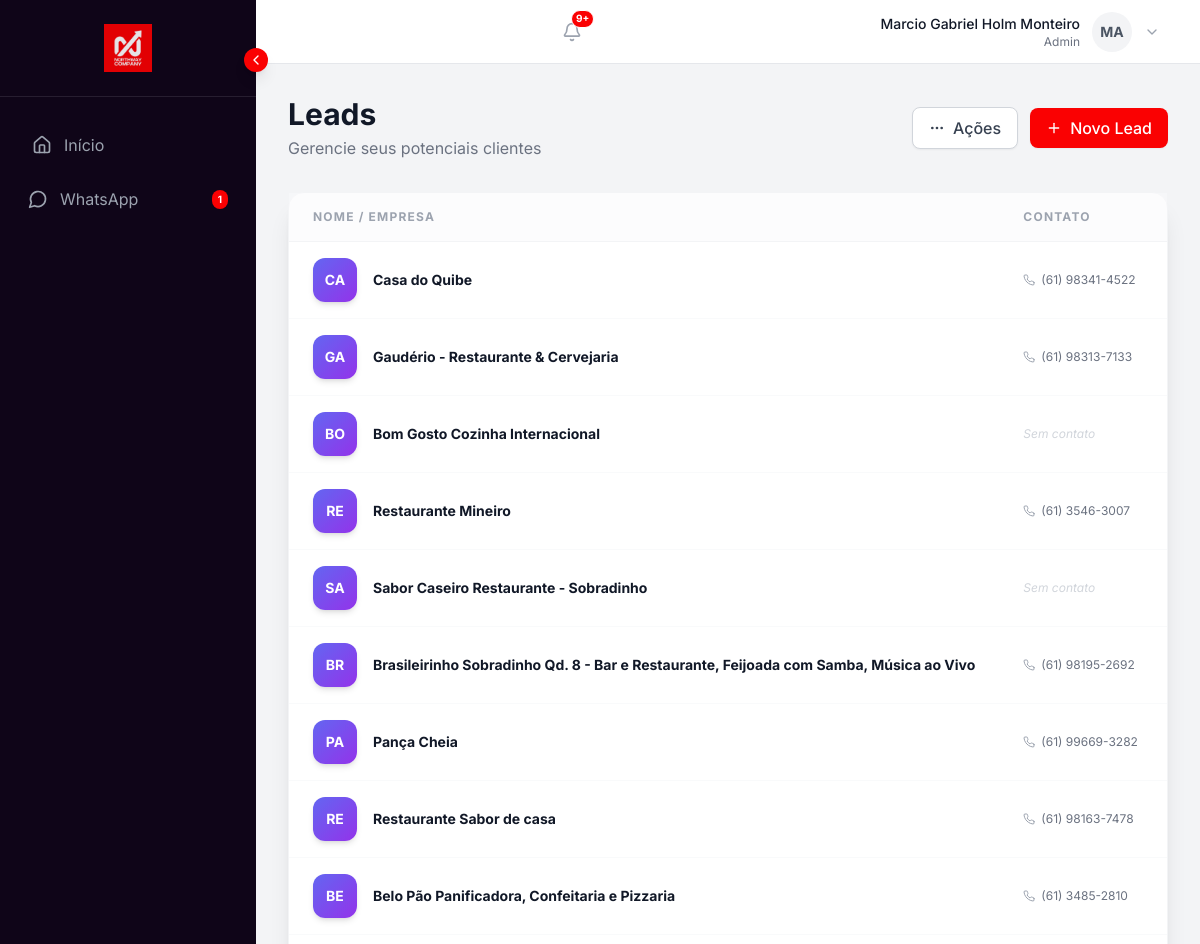
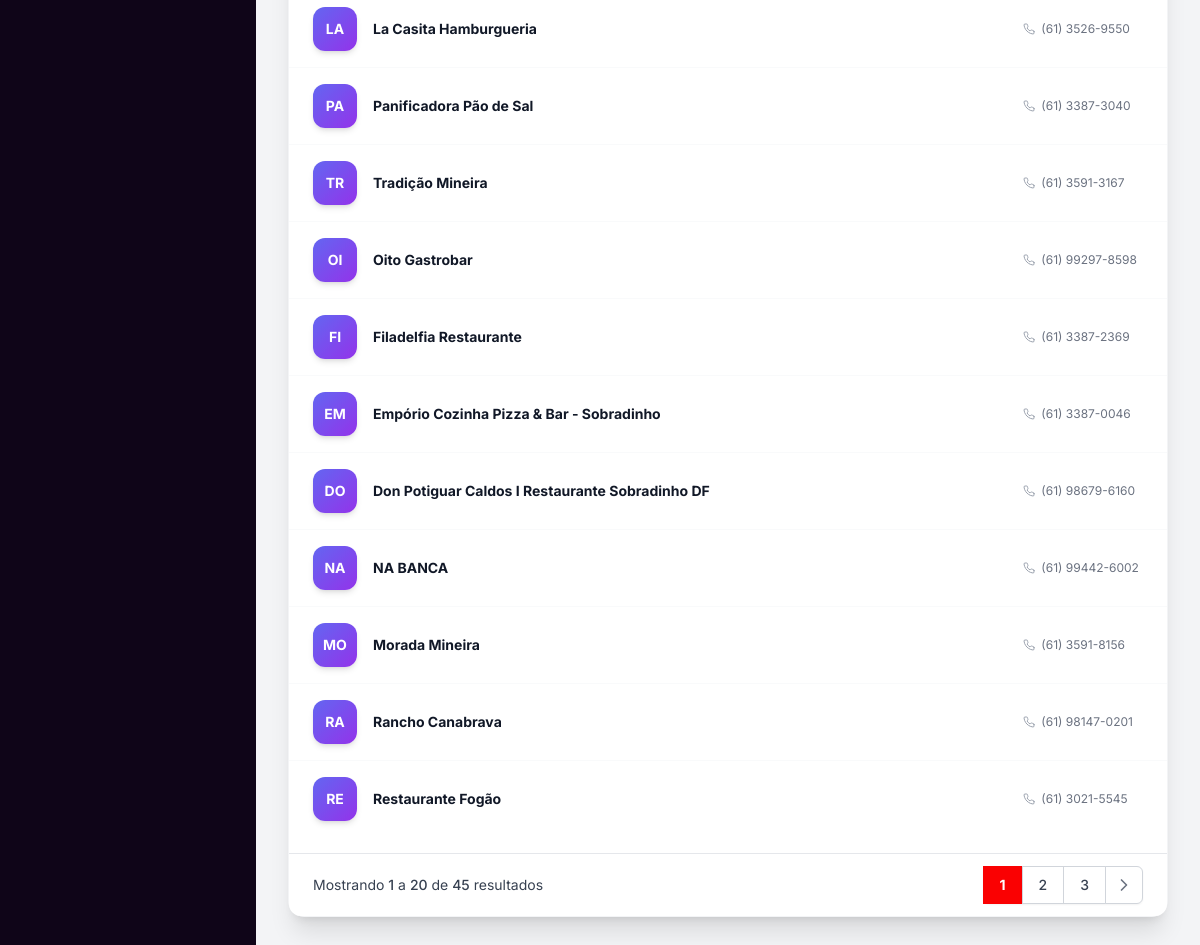
Page /leads (signed in) on the committed database (2 pictures, top to bottom).
### models.py (models this page shows, shortened)
class User(UserMixin, db.Model):
    id = db.Column(db.Integer, primary_key=True)
    name = db.Column(db.String(100), nullable=False)
    email = db.Column(db.String(120), unique=True, nullable=False)
    supabase_uid = db.Column(db.String(100), unique=True, nullable=True)
    password_hash = db.Column(db.String(200), nullable=False)
    password_hash = db.Column(db.String(200), nullable=False)
    role = db.Column(db.String(20), nullable=False, default=ROLE_SALES) # Legacy/Fallback
    role_id = db.Column(db.Integer, db.ForeignKey('role.id'), nullable=True) # New RBAC
    company_id = db.Column(db.Integer, db.ForeignKey('company.id'), nullable=True) # Nullable for Supabase Auth Triggers
    created_at = db.Column(db.DateTime, default=datetime.utcnow)
    profile_image = db.Column(db.String(150), nullable=True)
    phone = db.Column(db.String(20), nullable=True)
    status_message = db.Column(db.String(100), nullable=True)
    is_super_admin = db.Column(db.Boolean, default=False)
    onboarding_dismissed = db.Column(db.Boolean, default=False)
    leads = db.relationship('Lead', backref='assigned_user', lazy=True)
    allowed_pipelines = db.relationship('Pipeline', secondary=user_pipeline_association, backref=db.backref('allowed_users', lazy='dynamic'))
    def has_permission(self, permission):
        if self.is_super_admin:
            return True
        if self.user_role and self.user_role.permissions:
            return permission in self.user_role.permissions

class Lead(db.Model):
    id = db.Column(db.Integer, primary_key=True)
    name = db.Column(db.String(100), nullable=False)
    phone = db.Column(db.String(50))
    email = db.Column(db.String(120))
    source = db.Column(db.String(50))
    status = db.Column(db.String(20), default=LEAD_STATUS_NEW)
    interest = db.Column(db.String(100))
    notes = db.Column(db.Text)
    company_id = db.Column(db.Integer, db.ForeignKey('company.id'), nullable=False)
    pipeline_id = db.Column(db.Integer, db.ForeignKey('pipeline.id'), nullable=True) # Nullable for transition / inbox
    pipeline_stage_id = db.Column(db.Integer, db.ForeignKey('pipeline_stage.id'))
    assigned_to_id = db.Column(db.Integer, db.ForeignKey('user.id'))
    created_at = db.Column(db.DateTime, default=datetime.utcnow)
    interactions = db.relationship('Interaction', backref='lead', lazy=True)
    tasks = db.relationship('Task', backref='lead', lazy=True)
    pipeline_stage = db.relationship('PipelineStage', backref='stage_leads')
    client_id = db.Column(db.Integer, db.ForeignKey('client.id'), nullable=True)
    bant_budget = db.Column(db.String(100), nullable=True) # Orbe/Faixa
    bant_authority = db.Column(db.String(100), nullable=True) # Decisor/Influenciador
    bant_need = db.Column(db.Text, nullable=True) # Necessidade detalhada
    bant_timeline = db.Column(db.String(100), nullable=True) # Prazo estimado
    website = db.Column(db.String(200), nullable=True)
    address = db.Column(db.String(255), nullable=True)
    profile_pic_url = db.Column(db.String(500), nullable=True) # WhatsApp Profile Pic

### routes/leads.py (the view)
@leads_bp.route('/leads')
@login_required
def leads():
    if not current_user.company_id:
        abort(403)
    page = request.args.get('page', 1, type=int)
    per_page = 20
    query = Lead.query.filter(Lead.company_id == current_user.company_id)
    status = request.args.get('status')
    source = request.args.get('source')
    assigned_to = request.args.get('assigned_to')
    if status:
        query = query.filter_by(status=status)
    if source:
        query = query.filter_by(source=source)
    if assigned_to:
        query = query.filter_by(assigned_to_id=int(assigned_to))
    pagination = query.options(
        db.joinedload(Lead.assigned_user),
        db.joinedload(Lead.pipeline_stage)
    ).order_by(Lead.created_at.desc()).paginate(page=page, per_page=per_page, error_out=False)
    leads_list = pagination.items
    from models import User # Lazy import
    users = User.query.filter(User.company_id == current_user.company_id).all()
    return render_template('leads.html', leads=leads_list, pagination=pagination, users=users)

### templates/leads.html (shortened to what this page needs)
{% extends "base.html" %}
{% from "macros.html" import user_avatar, render_pagination %}
{% block content %}
<div class="flex-1 h-screen overflow-y-auto bg-gray-100 p-8">
    <div class="flex items-center justify-between mb-8">
        <div>
            <h1 class="text-3xl font-bold text-gray-900">Leads</h1>
            <p class="text-gray-500 mt-1">Gerencie seus potenciais clientes</p>
        </div>
        <div class="flex items-center gap-3">
            <div class="relative">
                <button onclick="togglePageDropdown('actionsDropdown')"
                    class="bg-white border border-gray-300 text-gray-700 px-4 py-2 rounded-lg hover:bg-gray-50 transition-colors flex items-center gap-2 font-medium shadow-sm">
                    <i data-lucide="more-horizontal" class="w-4 h-4"></i>
                    Ações
                </button>
            </div>
            <button onclick="toggleModal('createLeadModal')"
                class="bg-northway-red text-white px-4 py-2 rounded-lg hover:bg-red-700 transition-colors flex items-center gap-2 shadow-sm font-medium">
                <i data-lucide="plus" class="w-4 h-4"></i>
                Novo Lead
            </button>
        </div>
    </div>
    <div class="bg-white rounded-2xl shadow-xl border border-gray-100 flex flex-col">
        <div class="overflow-x-auto">
            <table class="w-full min-w-[1000px] divide-y divide-gray-100">
                <thead>
                    <tr class="bg-gray-50/50">
                        <th scope="col"
                            class="px-6 py-4 text-left text-xs font-bold text-gray-400 uppercase tracking-widest">
                            Nome / Empresa
                        </th>
                        <th scope="col"
                            class="px-6 py-4 text-left text-xs font-bold text-gray-400 uppercase tracking-widest">
                            Contato
                        </th>
                        <th scope="col"
                            class="px-6 py-4 text-left text-xs font-bold text-gray-400 uppercase tracking-widest">
                        </th>
                    </tr>
                </thead>
                <tbody class="divide-y divide-gray-50 bg-white">
                    {% for lead in leads %}
                    <tr class="group hover:bg-slate-50/80 transition-all duration-200 cursor-pointer clickable-row"
                        data-href="{{ url_for('leads.lead_details', id=lead.id) }}">
                        <td class="px-6 py-4 whitespace-nowrap">
                            <div class="flex items-center">
                                <div
                                    class="flex-shrink-0 h-11 w-11 bg-gradient-to-br from-indigo-500 to-purple-600 rounded-xl flex items-center justify-center text-white font-bold text-sm shadow-md group-hover:shadow-lg transition-all transform group-hover:scale-105">
                                    {{ lead.name[:2].upper() if lead.name else '?' }}
                                </div>
                                <div class="ml-4">
                                    <div
                                        class="text-sm font-bold text-gray-900 group-hover:text-northway-red transition-colors">
                                        {{ lead.name or 'Sem Nome' }}</div>
                                </div>
                            </div>
                        </td>
                        <td class="px-6 py-4 whitespace-nowrap">
                            <div class="flex flex-col gap-0.5">
                                {% if lead.phone %}
                                <div class="flex items-center gap-1.5 text-xs text-gray-500">
                                    <i data-lucide="phone" class="w-3 h-3 text-gray-400"></i>
                                    {{ lead.phone }}
                                </div>
                                {% else %}
                                <span class="text-xs text-gray-300 italic">Sem contato</span>
                                {% endif %}
                            </div>
                        </td>
                        <td class="px-6 py-4 whitespace-nowrap">
                        </td>
                            {% set status_colors = {
                            'new': 'bg-blue-50 text-blue-700 border-blue-100',
                            'contacted': 'bg-yellow-50 text-yellow-700 border-yellow-100',
                            'qualified': 'bg-purple-50 text-purple-700 border-purple-100',
                            'proposal': 'bg-orange-50 text-orange-700 border-orange-100',
                            'won': 'bg-green-50 text-green-700 border-green-100',
                            'lost': 'bg-red-50 text-red-700 border-red-100'
                            } %}
                    </tr>
                    {% endfor %}
                </tbody>
            </table>
        </div>
        {{ render_pagination(pagination, 'leads.leads') }}
    </div>
</div>
{% endblock %}

### templates/base.html (shortened to what this page needs)
<!DOCTYPE html>
<html lang="pt-BR">
<head>
    <script src="https://cdn.tailwindcss.com"></script>
</head>
<body
    class="bg-gray-50 text-gray-900 font-sans h-screen flex flex-col overflow-hidden selection:bg-northway-red selection:text-white">
    <div class="flex-1 flex flex-row overflow-hidden relative w-full h-full">
        {% if current_user.is_authenticated and not current_user.is_super_admin %}
        <aside id="sidebar"
            class="fixed inset-y-0 left-0 z-[70] transform -translate-x-full md:relative md:translate-x-0
               w-64 bg-northway-dark text-white flex flex-col flex-shrink-0 transition-transform duration-300 ease-in-out group md:h-full">
            <div class="hidden md:flex p-6 items-center justify-center border-b border-white/10 min-h-[5rem]">
                <img id="sidebar-logo" src="{{ url_for('static', filename='images/logo.png') }}" alt="NorthWay"
                    class="max-h-12 w-auto opacity-90 hover:opacity-100 transition-all duration-300">
            </div>
            <nav class="flex-1 px-4 py-6 space-y-2 overflow-y-auto no-scrollbar">
                <a href="{{ url_for('dashboard.home') }}"
                    class="flex items-center gap-3 px-4 py-3 text-gray-400 hover:text-white hover:bg-white/5 rounded-xl transition-colors whitespace-nowrap ">
                    <i data-lucide="home" class="w-5 h-5 flex-shrink-0"></i>
                    <span class="sidebar-text transition-opacity duration-300">Início</span>
                </a>
                <a href="{{ url_for('whatsapp.inbox') }}"
                    class="flex items-center justify-between px-3 py-2.5 rounded-lg hover:bg-white/10 transition-colors whitespace-nowrap {{ 'bg-northway-red text-white' if request.endpoint == 'whatsapp.inbox' else 'text-gray-400' }}">
                    <div class="flex items-center gap-3">
                        <i data-lucide="message-circle" class="w-5 h-5 flex-shrink-0"></i>
                        <span class="sidebar-text transition-opacity duration-300">WhatsApp</span>
                    </div>
                    <span id="whatsapp-unread-badge"
                        class="hidden sidebar-badge bg-northway-red text-white text-[10px] font-bold px-1.5 py-0.5 rounded-full flex-shrink-0">0</span>
                </a>
            </nav>
            <button id="sidebar-toggle" onclick="toggleSidebar()"
                class="hidden md:flex absolute -right-3 top-12 bg-northway-red text-white w-6 h-6 rounded-full items-center justify-center shadow-lg hover:bg-red-700 transition-colors z-50">
                <i data-lucide="chevron-left" class="w-4 h-4 transition-transform duration-300"
                    id="sidebar-toggle-icon"></i>
            </button>
        </aside>
        {% endif %}
        <main class="flex-1 flex flex-col min-w-0 overflow-hidden relative">
            {% if current_user.is_authenticated and not current_user.is_super_admin %}
            <header
                class="bg-white border-b border-gray-200 h-16 flex items-center justify-between px-8 flex-shrink-0 z-40">
                <div class="relative mr-4">
                    <button id="notification-btn"
                        class="text-gray-400 hover:text-gray-600 transition-colors relative p-2 rounded-full hover:bg-gray-100">
                        <i data-lucide="bell" class="w-5 h-5"></i>
                        <span id="notification-badge"
                            class="absolute top-1 right-1 w-2.5 h-2.5 bg-northway-red rounded-full hidden border border-white"></span>
                    </button>
                </div>
                <div class="relative">
                    <button onclick="toggleUserMenu()"
                        class="flex items-center gap-3 hover:bg-gray-50 p-2 rounded-lg transition-colors focus:outline-none">
                        <div class="text-right hidden md:block">
                            <p class="text-sm font-medium text-gray-900">{{ current_user.name }}</p>
                            <p class="text-xs text-gray-500">{{ current_user.role|capitalize }}</p>
                        </div>
                        <div
                            class="w-10 h-10 rounded-full bg-gray-100 flex items-center justify-center text-sm font-bold text-gray-600 overflow-hidden ring-2 ring-transparent hover:ring-gray-200 transition-all">
                            {% if current_user.profile_image %}
                            <img src="{{ url_for('static', filename='uploads/profiles/' + current_user.profile_image) }}"
                                alt="Profile" class="w-full h-full object-cover">
                            {% else %}
                            {{ current_user.name[:2].upper() }}
                            {% endif %}
                        </div>
                        <i data-lucide="chevron-down" class="w-4 h-4 text-gray-400"></i>
                    </button>
                </div>
            </header>
            {% endif %}
            {% block content %}{% endblock %}
        </main>
    </div>
</body>
</html>

### templates/macros.html (shortened to what this page needs)
{% macro render_pagination(pagination, endpoint) %}
{% if pagination.pages > 1 %}
<div class="flex items-center justify-between px-4 py-3 bg-white border-t border-gray-200 sm:px-6 mt-4 rounded-b-xl">
    <div class="hidden sm:flex-1 sm:flex sm:items-center sm:justify-between">
        <div>
            <p class="text-sm text-gray-700">
                Mostrando <span class="font-medium">{{ (pagination.page - 1) * pagination.per_page + 1 }}</span> a <span
                    class="font-medium">{{ (pagination.page - 1) * pagination.per_page + pagination.items|length
                    }}</span> de <span class="font-medium">{{ pagination.total }}</span> resultados
            </p>
        </div>
        <div>
            <nav class="relative z-0 inline-flex -space-x-px rounded-md shadow-sm" aria-label="Pagination">
                {% for page in pagination.iter_pages() %}
                {% if page %}
                {% if page != pagination.page %}
                <a href="{{ url_for(endpoint, page=page, **request.args) }}"
                    class="relative inline-flex items-center px-4 py-2 text-sm font-medium text-gray-700 bg-white border border-gray-300 hover:bg-gray-50">
                    {{ page }} </a>
                {% else %}
                <span
                    class="relative inline-flex items-center px-4 py-2 text-sm font-bold text-white bg-northway-red border border-northway-red cursor-default">
                    {{ page }} </span>
                {% endif %}
                {% else %}
                <span
                    class="relative inline-flex items-center px-4 py-2 text-sm font-medium text-gray-700 bg-white border border-gray-300 cursor-default">
                    ... </span>
                {% endif %}
                {% endfor %}
                {% if pagination.has_next %}
                <a href="{{ url_for(endpoint, page=pagination.next_num, **request.args) }}"
                    class="relative inline-flex items-center px-2 py-2 text-sm font-medium text-gray-500 bg-white border border-gray-300 rounded-r-md hover:bg-gray-50">
                    <i data-lucide="chevron-right" class="w-5 h-5"></i>
                </a>
                {% endif %}
            </nav>
        </div>
    </div>
</div>
{% endif %}
{% endmacro %}

### rows in the picture
User: name "Marcio Gabriel Holm Monteiro", role "Admin", name "MA"
Lead: name "CA", name "Casa do Quibe", phone "(61) 98341-4522"
Lead: name "GA", name "Gaudério - Restaurante & Cervejaria", phone "(61) 98313-7133"
Lead: name "BO", name "Bom Gosto Cozinha Internacional", shows "Sem contato"
Lead: name "RE", name "Restaurante Mineiro", phone "(61) 3546-3007"
Lead: name "SA", name "Sabor Caseiro Restaurante - Sobradinho", shows "Sem contato"
Lead: name "BR", name "Brasileirinho Sobradinho Qd. 8 - Bar e Restaurante, Feijoada com Samba, Música ao Vivo", phone "(61) 98195-2692"
Lead: name "PA", name "Pança Cheia", phone "(61) 99669-3282"
Lead: name "RE", name "Restaurante Sabor de casa", phone "(61) 98163-7478"
Lead: name "BE", name "Belo Pão Panificadora, Confeitaria e Pizzaria", phone "(61) 3485-2810"
Lead: name "LA", name "La Casita Hamburgueria", phone "(61) 3526-9550"
Lead: name "PA", name "Panificadora Pão de Sal", phone "(61) 3387-3040"
Lead: name "TR", name "Tradição Mineira", phone "(61) 3591-3167"
Lead: name "OI", name "Oito Gastrobar", phone "(61) 99297-8598"
Lead: name "FI", name "Filadelfia Restaurante", phone "(61) 3387-2369"
Lead: name "EM", name "Empório Cozinha Pizza & Bar - Sobradinho", phone "(61) 3387-0046"
Lead: name "DO", name "Don Potiguar Caldos I Restaurante Sobradinho DF", phone "(61) 98679-6160"
Lead: name "NA", name "NA BANCA", phone "(61) 99442-6002"
Lead: name "MO", name "Morada Mineira", phone "(61) 3591-8156"
Lead: name "RA", name "Rancho Canabrava", phone "(61) 98147-0201"
Lead: name "RE", name "Restaurante Fogão", phone "(61) 3021-5545"

### other values in the picture
{{ (pagination.page - 1) * pagination.per_page + 1 }} "1"
{{ (pagination.page - 1) * pagination.per_page + pagination.items|length }} "20"
{{ pagination.total }} "45"
{{ page }} "1"
{{ page }} "2" "3"
